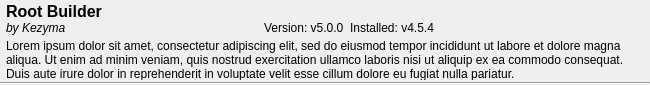
<?xml version="1.0" encoding="UTF-8"?>
<ui version="4.0">
 <class>pluginItemWidget</class>
 <widget class="QWidget" name="pluginItemWidget">
  <property name="geometry">
   <rect>
    <x>0</x>
    <y>0</y>
    <width>650</width>
    <height>85</height>
   </rect>
  </property>
  <property name="minimumSize">
   <size>
    <width>650</width>
    <height>85</height>
   </size>
  </property>
  <property name="maximumSize">
   <size>
    <width>16777215</width>
    <height>85</height>
   </size>
  </property>
  <property name="windowTitle">
   <string>Form</string>
  </property>
  <layout class="QVBoxLayout" name="verticalLayout">
   <property name="spacing">
    <number>0</number>
   </property>
   <property name="leftMargin">
    <number>0</number>
   </property>
   <property name="topMargin">
    <number>0</number>
   </property>
   <property name="rightMargin">
    <number>0</number>
   </property>
   <property name="bottomMargin">
    <number>0</number>
   </property>
   <item>
    <widget class="QWidget" name="itemContainer" native="true">
     <layout class="QVBoxLayout" name="verticalLayout_5">
      <property name="spacing">
       <number>4</number>
      </property>
      <property name="leftMargin">
       <number>6</number>
      </property>
      <property name="topMargin">
       <number>2</number>
      </property>
      <property name="rightMargin">
       <number>6</number>
      </property>
      <property name="bottomMargin">
       <number>2</number>
      </property>
      <item>
       <widget class="QWidget" name="pluginHeaderWidget" native="true">
        <property name="sizePolicy">
         <sizepolicy hsizetype="Preferred" vsizetype="Fixed">
          <horstretch>0</horstretch>
          <verstretch>0</verstretch>
         </sizepolicy>
        </property>
        <layout class="QHBoxLayout" name="horizontalLayout">
         <property name="leftMargin">
          <number>0</number>
         </property>
         <property name="topMargin">
          <number>0</number>
         </property>
         <property name="rightMargin">
          <number>0</number>
         </property>
         <property name="bottomMargin">
          <number>0</number>
         </property>
         <item>
          <widget class="QWidget" name="pluginTitleWidget" native="true">
           <property name="sizePolicy">
            <sizepolicy hsizetype="MinimumExpanding" vsizetype="Preferred">
             <horstretch>0</horstretch>
             <verstretch>0</verstretch>
            </sizepolicy>
           </property>
           <layout class="QVBoxLayout" name="verticalLayout_2">
            <property name="spacing">
             <number>0</number>
            </property>
            <property name="leftMargin">
             <number>0</number>
            </property>
            <property name="topMargin">
             <number>0</number>
            </property>
            <property name="rightMargin">
             <number>0</number>
            </property>
            <property name="bottomMargin">
             <number>0</number>
            </property>
            <item>
             <widget class="QLabel" name="pluginNameText">
              <property name="font">
               <font>
                <pointsize>12</pointsize>
                <weight>75</weight>
                <bold>true</bold>
               </font>
              </property>
              <property name="text">
               <string>Root Builder</string>
              </property>
              <property name="alignment">
               <set>Qt::AlignBottom|Qt::AlignLeading|Qt::AlignLeft</set>
              </property>
              <property name="wordWrap">
               <bool>true</bool>
              </property>
             </widget>
            </item>
            <item>
             <widget class="QWidget" name="pluginVersionWidget" native="true">
              <layout class="QHBoxLayout" name="horizontalLayout_3">
               <property name="leftMargin">
                <number>0</number>
               </property>
               <property name="topMargin">
                <number>0</number>
               </property>
               <property name="rightMargin">
                <number>0</number>
               </property>
               <property name="bottomMargin">
                <number>0</number>
               </property>
               <item>
                <widget class="QLabel" name="authorLabel">
                 <property name="sizePolicy">
                  <sizepolicy hsizetype="MinimumExpanding" vsizetype="Preferred">
                   <horstretch>0</horstretch>
                   <verstretch>0</verstretch>
                  </sizepolicy>
                 </property>
                 <property name="font">
                  <font>
                   <weight>50</weight>
                   <italic>true</italic>
                   <bold>false</bold>
                  </font>
                 </property>
                 <property name="text">
                  <string>by Kezyma</string>
                 </property>
                </widget>
               </item>
               <item>
                <widget class="QLabel" name="currentVersionLabel">
                 <property name="sizePolicy">
                  <sizepolicy hsizetype="Maximum" vsizetype="Preferred">
                   <horstretch>0</horstretch>
                   <verstretch>0</verstretch>
                  </sizepolicy>
                 </property>
                 <property name="text">
                  <string>Version: v5.0.0</string>
                 </property>
                </widget>
               </item>
               <item>
                <widget class="QLabel" name="installedVersionLabel">
                 <property name="text">
                  <string>Installed: v4.5.4</string>
                 </property>
                </widget>
               </item>
              </layout>
             </widget>
            </item>
           </layout>
          </widget>
         </item>
         <item>
          <widget class="QWidget" name="pluginActionsWidget" native="true">
           <layout class="QVBoxLayout" name="verticalLayout_3">
            <property name="spacing">
             <number>0</number>
            </property>
            <property name="leftMargin">
             <number>0</number>
            </property>
            <property name="topMargin">
             <number>0</number>
            </property>
            <property name="rightMargin">
             <number>0</number>
            </property>
            <property name="bottomMargin">
             <number>0</number>
            </property>
            <item>
             <widget class="QWidget" name="buttonContainer" native="true">
              <property name="sizePolicy">
               <sizepolicy hsizetype="Minimum" vsizetype="Preferred">
                <horstretch>0</horstretch>
                <verstretch>0</verstretch>
               </sizepolicy>
              </property>
              <layout class="QHBoxLayout" name="horizontalLayout_2">
               <property name="spacing">
                <number>1</number>
               </property>
               <property name="leftMargin">
                <number>0</number>
               </property>
               <property name="topMargin">
                <number>0</number>
               </property>
               <property name="rightMargin">
                <number>0</number>
               </property>
               <property name="bottomMargin">
                <number>0</number>
               </property>
               <item>
                <widget class="QPushButton" name="installButton">
                 <property name="sizePolicy">
                  <sizepolicy hsizetype="Fixed" vsizetype="Fixed">
                   <horstretch>0</horstretch>
                   <verstretch>0</verstretch>
                  </sizepolicy>
                 </property>
                 <property name="text">
                  <string/>
                 </property>
                 <property name="iconSize">
                  <size>
                   <width>20</width>
                   <height>20</height>
                  </size>
                 </property>
                 <property name="flat">
                  <bool>true</bool>
                 </property>
                </widget>
               </item>
               <item>
                <widget class="QPushButton" name="uninstallButton">
                 <property name="sizePolicy">
                  <sizepolicy hsizetype="Fixed" vsizetype="Fixed">
                   <horstretch>0</horstretch>
                   <verstretch>0</verstretch>
                  </sizepolicy>
                 </property>
                 <property name="text">
                  <string/>
                 </property>
                 <property name="iconSize">
                  <size>
                   <width>20</width>
                   <height>20</height>
                  </size>
                 </property>
                 <property name="flat">
                  <bool>true</bool>
                 </property>
                </widget>
               </item>
               <item>
                <widget class="QPushButton" name="docsButton">
                 <property name="sizePolicy">
                  <sizepolicy hsizetype="Fixed" vsizetype="Fixed">
                   <horstretch>0</horstretch>
                   <verstretch>0</verstretch>
                  </sizepolicy>
                 </property>
                 <property name="text">
                  <string/>
                 </property>
                 <property name="iconSize">
                  <size>
                   <width>20</width>
                   <height>20</height>
                  </size>
                 </property>
                 <property name="flat">
                  <bool>true</bool>
                 </property>
                </widget>
               </item>
               <item>
                <widget class="QPushButton" name="githubButton">
                 <property name="sizePolicy">
                  <sizepolicy hsizetype="Fixed" vsizetype="Fixed">
                   <horstretch>0</horstretch>
                   <verstretch>0</verstretch>
                  </sizepolicy>
                 </property>
                 <property name="text">
                  <string/>
                 </property>
                 <property name="iconSize">
                  <size>
                   <width>20</width>
                   <height>20</height>
                  </size>
                 </property>
                 <property name="flat">
                  <bool>true</bool>
                 </property>
                </widget>
               </item>
               <item>
                <widget class="QPushButton" name="nexusButton">
                 <property name="sizePolicy">
                  <sizepolicy hsizetype="Fixed" vsizetype="Fixed">
                   <horstretch>0</horstretch>
                   <verstretch>0</verstretch>
                  </sizepolicy>
                 </property>
                 <property name="text">
                  <string/>
                 </property>
                 <property name="iconSize">
                  <size>
                   <width>20</width>
                   <height>20</height>
                  </size>
                 </property>
                 <property name="flat">
                  <bool>true</bool>
                 </property>
                </widget>
               </item>
              </layout>
             </widget>
            </item>
           </layout>
          </widget>
         </item>
        </layout>
       </widget>
      </item>
      <item>
       <widget class="QWidget" name="descriptionWidget" native="true">
        <layout class="QVBoxLayout" name="verticalLayout_4">
         <property name="leftMargin">
          <number>0</number>
         </property>
         <property name="topMargin">
          <number>0</number>
         </property>
         <property name="rightMargin">
          <number>0</number>
         </property>
         <property name="bottomMargin">
          <number>0</number>
         </property>
         <item>
          <widget class="QLabel" name="descriptionText">
           <property name="text">
            <string>Lorem ipsum dolor sit amet, consectetur adipiscing elit, sed do eiusmod tempor incididunt ut labore et dolore magna aliqua. Ut enim ad minim veniam, quis nostrud exercitation ullamco laboris nisi ut aliquip ex ea commodo consequat. Duis aute irure dolor in reprehenderit in voluptate velit esse cillum dolore eu fugiat nulla pariatur.</string>
           </property>
           <property name="wordWrap">
            <bool>true</bool>
           </property>
          </widget>
         </item>
         <item>
          <spacer name="verticalSpacer">
           <property name="orientation">
            <enum>Qt::Vertical</enum>
           </property>
           <property name="sizeHint" stdset="0">
            <size>
             <width>20</width>
             <height>40</height>
            </size>
           </property>
          </spacer>
         </item>
        </layout>
       </widget>
      </item>
     </layout>
    </widget>
   </item>
   <item>
    <widget class="Line" name="spacerLine">
     <property name="frameShadow">
      <enum>QFrame::Sunken</enum>
     </property>
     <property name="orientation">
      <enum>Qt::Horizontal</enum>
     </property>
    </widget>
   </item>
  </layout>
 </widget>
 <resources/>
 <connections/>
</ui>
